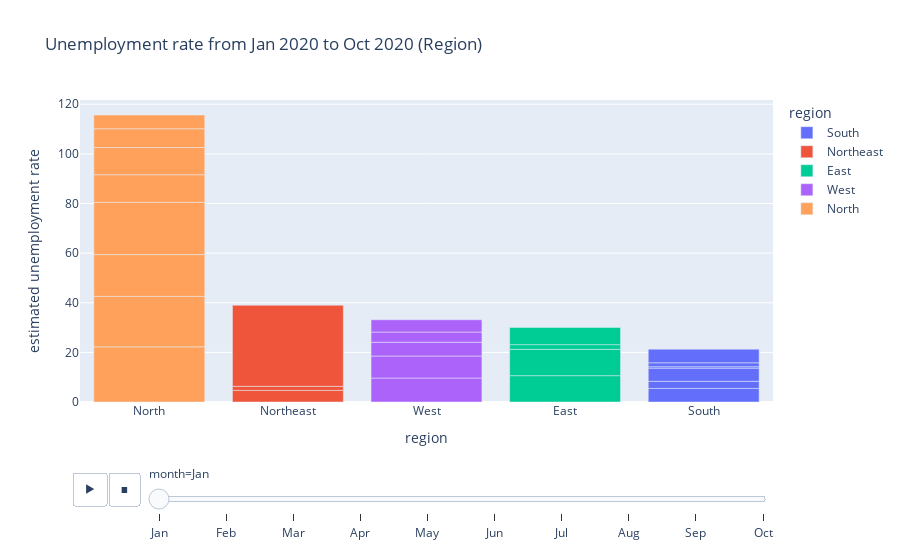

This figure's notebook cell:
### Code cell
# bar plot unemployment rate (monthly)

fig = px.bar(df, x='region',y='estimated unemployment rate', animation_frame = 'month', color='region',
            title='Unemployment rate from Jan 2020 to Oct 2020 (Region)')

fig.update_layout(xaxis={'categoryorder':'total descending'})

fig.layout.updatemenus[0].buttons[0].args[1]["frame"]["duration"]=2000

fig.show()

### Figure 1 — Plotly figure (JSON) as saved in the notebook; plotly's stock layout.template omitted (floating-point values rounded to 4 significant figures)
{"data": [{"alignmentgroup": "True", "hovertemplate": "region=%{x}<br>month=Jan<br>estimated unemployment rate=%{y}<extra></extra>", "legendgroup": "South", "marker": {"color": "#636efa", "pattern": {"shape": ""}}, "name": "South", "offsetgroup": "South", "orientation": "v", "showlegend": true, "textposition": "auto", "type": "bar", "x": ["South", "South", "South", "South", "South", "South"], "xaxis": "x", "y": [5.48, 2.86, 5.31, 0.58, 1.57, 5.49], "yaxis": "y"}, {"alignmentgroup": "True", "hovertemplate": "region=%{x}<br>month=Jan<br>estimated unemployment rate=%{y}<extra></extra>", "legendgroup": "Northeast", "marker": {"color": "#EF553B", "pattern": {"shape": ""}}, "name": "Northeast", "offsetgroup": "Northeast", "orientation": "v", "showlegend": true, "textposition": "auto", "type": "bar", "x": ["Northeast", "Northeast", "Northeast"], "xaxis": "x", "y": [4.66, 1.66, 32.67], "yaxis": "y"}, {"alignmentgroup": "True", "hovertemplate": "region=%{x}<br>month=Jan<br>estimated unemployment rate=%{y}<extra></extra>", "legendgroup": "East", "marker": {"color": "#00cc96", "pattern": {"shape": ""}}, "name": "East", "offsetgroup": "East", "orientation": "v", "showlegend": true, "textposition": "auto", "type": "bar", "x": ["East", "East", "East", "East"], "xaxis": "x", "y": [10.61, 10.61, 1.9, 6.94], "yaxis": "y"}, {"alignmentgroup": "True", "hovertemplate": "region=%{x}<br>month=Jan<br>estimated unemployment rate=%{y}<extra></extra>", "legendgroup": "West", "marker": {"color": "#ab63fa", "pattern": {"shape": ""}}, "name": "West", "offsetgroup": "West", "orientation": "v", "showlegend": true, "textposition": "auto", "type": "bar", "x": ["West", "West", "West", "West", "West"], "xaxis": "x", "y": [9.65, 8.89, 5.54, 4.11, 4.95], "yaxis": "y"}, {"alignmentgroup": "True", "hovertemplate": "region=%{x}<br>month=Jan<br>estimated unemployment rate=%{y}<extra></extra>", "legendgroup": "North", "marker": {"color": "#FFA15A", "pattern": {"shape": ""}}, "name": "North", "offsetgroup": "North", "orientation": "v", "showlegend": true, "textposition": "auto", "type": "bar", "x": ["North", "North", "North", "North", "North", "North", "North", "North"], "xaxis": "x", "y": [22.23, 20.34, 16.83, 21.08, 11.11, 10.97, 7.58, 5.49], "yaxis": "y"}], "layout": {"barmode": "relative", "legend": {"title": {"text": "region"}, "tracegroupgap": 0}, "sliders": [{"active": 0, "currentvalue": {"prefix": "month="}, "len": 0.9, "pad": {"b": 10, "t": 60}, "steps": [{"args": [["Jan"], {"frame": {"duration": 0, "redraw": true}, "fromcurrent": true, "mode": "immediate", "transition": {"duration": 0, "easing": "linear"}}], "label": "Jan", "method": "animate"}, {"args": [["Feb"], {"frame": {"duration": 0, "redraw": true}, "fromcurrent": true, "mode": "immediate", "transition": {"duration": 0, "easing": "linear"}}], "label": "Feb", "method": "animate"}, {"args": [["Mar"], {"frame": {"duration": 0, "redraw": true}, "fromcurrent": true, "mode": "immediate", "transition": {"duration": 0, "easing": "linear"}}], "label": "Mar", "method": "animate"}, {"args": [["Apr"], {"frame": {"duration": 0, "redraw": true}, "fromcurrent": true, "mode": "immediate", "transition": {"duration": 0, "easing": "linear"}}], "label": "Apr", "method": "animate"}, {"args": [["May"], {"frame": {"duration": 0, "redraw": true}, "fromcurrent": true, "mode": "immediate", "transition": {"duration": 0, "easing": "linear"}}], "label": "May", "method": "animate"}, {"args": [["Jun"], {"frame": {"duration": 0, "redraw": true}, "fromcurrent": true, "mode": "immediate", "transition": {"duration": 0, "easing": "linear"}}], "label": "Jun", "method": "animate"}, {"args": [["Jul"], {"frame": {"duration": 0, "redraw": true}, "fromcurrent": true, "mode": "immediate", "transition": {"duration": 0, "easing": "linear"}}], "label": "Jul", "method": "animate"}, {"args": [["Aug"], {"frame": {"duration": 0, "redraw": true}, "fromcurrent": true, "mode": "immediate", "transition": {"duration": 0, "easing": "linear"}}], "label": "Aug", "method": "animate"}, {"args": [["Sep"], {"frame": {"duration": 0, "redraw": true}, "fromcurrent": true, "mode": "immediate", "transition": {"duration": 0, "easing": "linear"}}], "label": "Sep", "method": "animate"}, {"args": [["Oct"], {"frame": {"duration": 0, "redraw": true}, "fromcurrent": true, "mode": "immediate", "transition": {"duration": 0, "easing": "linear"}}], "label": "Oct", "method": "animate"}], "x": 0.1, "xanchor": "left", "y": 0, "yanchor": "top"}], "title": {"text": "Unemployment rate from Jan 2020 to Oct 2020 (Region)"}, "updatemenus": [{"buttons": [{"args": [null, {"frame": {"duration": 2000, "redraw": true}, "fromcurrent": true, "mode": "immediate", "transition": {"duration": 500, "easing": "linear"}}], "label": "&#9654;", "method": "animate"}, {"args": [[null], {"frame": {"duration": 0, "redraw": true}, "fromcurrent": true, "mode": "immediate", "transition": {"duration": 0, "easing": "linear"}}], "label": "&#9724;", "method": "animate"}], "direction": "left", "pad": {"r": 10, "t": 70}, "showactive": false, "type": "buttons", "x": 0.1, "xanchor": "right", "y": 0, "yanchor": "top"}], "xaxis": {"anchor": "y", "categoryarray": ["South", "Northeast", "East", "West", "North"], "categoryorder": "total descending", "domain": [0, 1], "title": {"text": "region"}}, "yaxis": {"anchor": "x", "domain": [0, 1], "title": {"text": "estimated unemployment rate"}}}}
